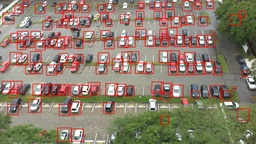
#> input picture Detection_Result_Images/result16LBP(75k).jpg, 256 x 144 px, shrunk from 1280 x 720 before the run, given in place of 2012-11-10_11_12_51.jpg, which was not available
$ python testing.py
#> lines starting #> are read from the running program, lines starting #| are printed output that depends on the picture; after the words box and inside, x2 and y2 are one past the last pixel; in counts of white or black regions, pixels touching at a corner belong together; pictures that were not available may be replaced by others from this repository, and a replacement may not be noted
import cv2
import os
import xml.etree.ElementTree as ET
import glob
cas_path = 'C:\\University Of Houston\\SPRING - 18 Semester 2\\Computer Vision\\Assignment-3\\PKLot\\trial-4LBP(8k)\\cascade.xml'
img_path = 'C:\\University Of Houston\\SPRING - 18 Semester 2\\Computer Vision\\Assignment-3\\PKLot\\parking2\\rainy\\2012-11-10\\2012-11-10_11_12_51.jpg'
car_detector = cv2.CascadeClassifier(cas_path)
img = cv2.imread(img_path)
#> img is the input picture: shape (144, 256, 3); mean B, G, R 110.4, 126.6, 141.9
gray = cv2.cvtColor(img, cv2.COLOR_BGR2GRAY)
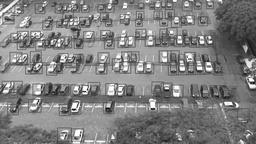
#> gray: shape (144, 256); min 10, max 255, mean 129.4
cars = car_detector.detectMultiScale(gray,scaleFactor = 1.1, minNeighbors = 6, minSize = (20,20), maxSize = (75,75))
#> cars = [[101, 44, 44, 44], [221, 9, 27, 27], [221, 96, 30, 30], [38, 105, 28, 28], [50, 111, 29, 29]]
tp = 0
fp = 0
for (xc,yc,w,h) in cars:
    cv2.rectangle(img,(xc,yc),(xc+w,yc+h),(0,0,255),2)
#> this loop made 5 passes
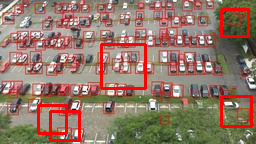
#> img: shape (144, 256, 3); 5.04% of pixels changed, all inside (x1, y1, x2, y2) = (37, 8, 253, 142)

cv2.imwrite("result10LBP(8K).jpg",img)
xml_path = os.path.splitext(img_path)[0] + '.xml'
for filename in glob.iglob(xml_path, recursive=False):

    tree = ET.parse(filename)
    root = tree.getroot()

    dictoc = {}
    ctrp = 0
    ctrn = 0

    for space in root.findall('space'):
         id = space.get('id')
         oc = space.get('occupied')
         if (oc == '1'):
             ctrp = ctrp + 1
         else:
             ctrn = ctrn + 1
             #if(oc == '1'):
         dictoc[id] = []
         x1 = []
         y1 = []
         for point in space.iter('point'):
             x = point.attrib.get('x')
             y = point.attrib.get('y')
             dictoc[id].append((int(x),int(y)))
             x1.append(int(x))
             y1.append(int(y))
         xmin = min(x1)
         ymin = min(y1)
         xmax = max(x1)
         ymax = max(y1)
         for (xc, yc, w, h) in cars:
             if (((xmin + xmax) / 2) > xc and ((xmin + xmax) / 2) < xc+w and ((ymin+ymax) / 2) > yc and ((ymin+ymax) / 2) < yc+h):
                 if(oc=='1'):
                     tp = tp + 1
                     break
                 elif(oc=='0'):
                     fp = fp + 1
                     break


    fn = ctrp - tp
    tn = ctrn - fp
    print("cars detected",tp+fp)
    print("vacant spots detected",tn+fn)
    print(tp,fp,tn,fn)
    accuracy = ((tp + tn) / (tp + tn + fp + fn)) * 100
    print(accuracy)

$ run again, on Detection_Result_Images/result17LBP(50k).jpg
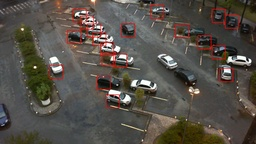
#> input picture Detection_Result_Images/result17LBP(50k).jpg, 256 x 144 px, shrunk from 1280 x 720 before the run, given in place of 2012-11-10_11_12_51.jpg, which was not available
#> img is the input picture: shape (144, 256, 3); mean B, G, R 72.6, 79.9, 85.8
#> `gray = cv2.cvtColor(img, cv2.COLOR_BGR2GRAY)`:
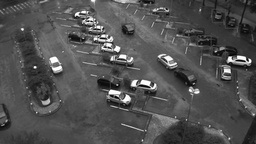
#> gray: shape (144, 256); min 1, max 255, mean 80.9
#> cars = [[121, 40, 45, 45], [150, 2, 26, 26], [39, 3, 26, 26], [11, 27, 30, 30], [137, 29, 25, 25], [5, 53, 41, 41], [21, 64, 29, 29], [127, 100, 29, 29], [152, 111, 28, 28], [29, 94, 30, 30], [55, 40, 37, 37]]
#> the loop `for (xc,yc,w,h) in cars:` made 11 passes
#> after the loop `for (xc,yc,w,h) in cars:`:
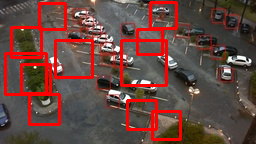
#> img: shape (144, 256, 3); 10.52% of pixels changed, all inside (x1, y1, x2, y2) = (4, 1, 182, 141)
